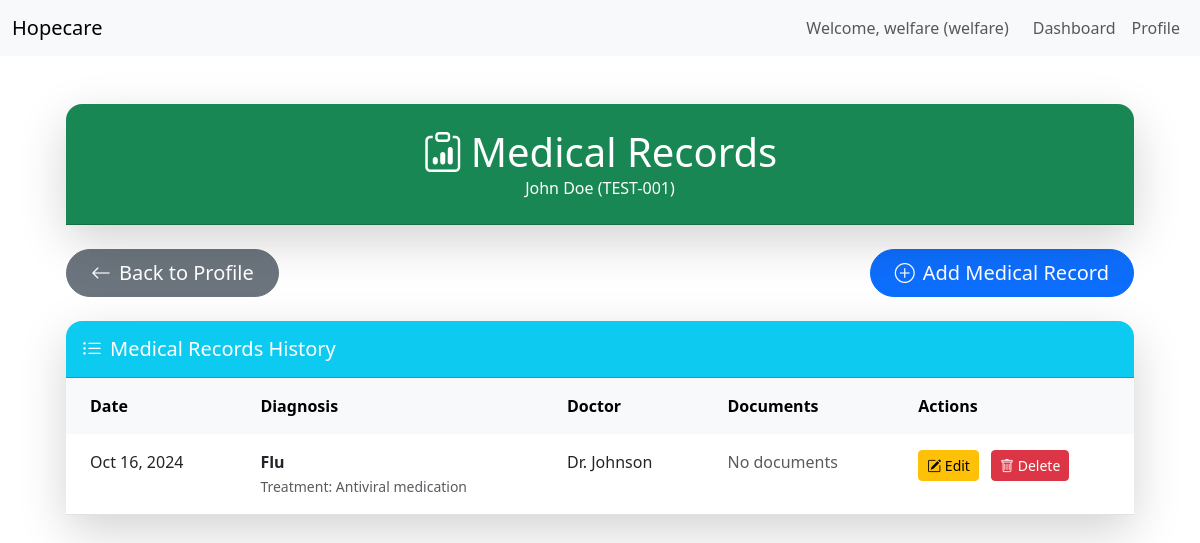
/accounts/beneficiary/1/medical-records/ (signed in), run on the app's committed database.
### accounts/models.py (models this page shows, shortened)
class User(AbstractUser):
    ROLE_CHOICES = [
        ('welfare', 'Welfare'),
        ('storekeeper', 'Storekeeper'),
        ('admin', 'Admin'),
    ]
    GENDER_CHOICES = [
        ('male', 'Male'),
        ('female', 'Female'),
    ]
    role = models.CharField(max_length=20, choices=ROLE_CHOICES, default='welfare')
    profile_picture = CloudinaryField('image', blank=True, null=True)
    middle_name = models.CharField(max_length=30, blank=True, null=True)
    date_of_birth = models.DateField(blank=True, null=True)
    gender = models.CharField(max_length=10, choices=GENDER_CHOICES, blank=True, null=True)
    email = models.EmailField(unique=True)
    USERNAME_FIELD = 'email'
    REQUIRED_FIELDS = ['username', 'first_name', 'last_name']

class Beneficiary(models.Model):
    GENDER_CHOICES = [
        ('male', 'Male'),
        ('female', 'Female'),
    ]
    RESIDENCE_CHOICES = [
        ('temporary', 'Temporary'),
        ('permanent', 'Permanent'),
    ]
    first_name = models.CharField(max_length=100, default='Unknown')
    middle_name = models.CharField(max_length=100, blank=True, null=True)
    last_name = models.CharField(max_length=100, default='Unknown')
    gender = models.CharField(max_length=10, choices=GENDER_CHOICES, default='male')
    date_of_birth = models.DateField(null=True, blank=True)
    age = models.PositiveIntegerField(blank=True, null=True)
    date_of_admission = models.DateField(null=True, blank=True)
    time_of_admission = models.TimeField(null=True, blank=True)
    admission_number = models.CharField(max_length=50, unique=True, default='TEMP-001')
    brought_by = models.OneToOneField(BroughtBy, on_delete=models.CASCADE, null=True, blank=True)
    school_name = models.CharField(max_length=255, blank=True, null=True)
    student_class = models.CharField(max_length=50, blank=True, null=True)
    residence_type = models.CharField(max_length=20, choices=RESIDENCE_CHOICES, default='temporary')
    has_relatives = models.BooleanField(default=False)
    relatives_count = models.PositiveIntegerField(default=0, blank=True, null=True)
    has_siblings = models.BooleanField(default=False)
    siblings_count = models.PositiveIntegerField(default=0, blank=True, null=True)
    profile_picture = CloudinaryField('image', blank=True, null=True)
    documents = CloudinaryField('file', blank=True, null=True)
    date_added = models.DateField(auto_now_add=True)
    added_by = models.ForeignKey(User, on_delete=models.CASCADE)

class MedicalRecord(models.Model):
    beneficiary = models.ForeignKey(Beneficiary, on_delete=models.CASCADE, related_name='medical_records')
    date = models.DateField()
    diagnosis = models.TextField()
    treatment = models.TextField()
    doctor_name = models.CharField(max_length=255)
    notes = models.TextField(blank=True, null=True)
    medical_documents = CloudinaryField('file', blank=True, null=True)
    created_by = models.ForeignKey(User, on_delete=models.CASCADE)
    created_at = models.DateTimeField(auto_now_add=True)
    class Meta:
        ordering = ['-date']

### accounts/views.py (the view)
# urls.py: path('beneficiary/<int:beneficiary_id>/medical-records/', views.medical_records_list, name='medical_records_list'),
@login_required
def medical_records_list(request, beneficiary_id):
    if not request.user.is_authenticated or request.user.role != 'welfare':
        return redirect('home')
    try:
        beneficiary = Beneficiary.objects.get(id=beneficiary_id)
    except Beneficiary.DoesNotExist:
        messages.error(request, 'Beneficiary not found.')
        return redirect('welfare_dashboard')
    medical_records = MedicalRecord.objects.filter(beneficiary=beneficiary)
    context = {
        'beneficiary': beneficiary,
        'medical_records': medical_records,
    }
    return render(request, 'accounts/medical_records_list.html', context)

### accounts/templates/accounts/medical_records_list.html (shortened to what this page needs)
{% extends 'base.html' %}
{% block content %}
<div class="container-fluid py-4">
    <div class="container">
        <div class="row mb-4">
            <div class="col-12">
                <div class="card shadow-lg border-0 rounded-4">
                    <div class="card-header bg-success text-white text-center py-4 rounded-top-4">
                        <h1 class="mb-0"><i class="bi bi-clipboard-data me-2"></i>Medical Records</h1>
                        <p class="mb-0">{{ beneficiary.first_name }} {{ beneficiary.last_name }} ({{ beneficiary.admission_number }})</p>
                    </div>
                </div>
            </div>
        </div>
        <div class="row mb-4">
            <div class="col-12">
                <div class="d-flex justify-content-between align-items-center">
                    <a href="{% url 'preview_beneficiary' beneficiary.id %}" class="btn btn-secondary btn-lg rounded-pill px-4">
                        <i class="bi bi-arrow-left me-2"></i>Back to Profile
                    </a>
                    <a href="{% url 'add_medical_record' beneficiary.id %}" class="btn btn-primary btn-lg rounded-pill px-4">
                        <i class="bi bi-plus-circle me-2"></i>Add Medical Record
                    </a>
                </div>
            </div>
        </div>
        <div class="row">
            <div class="col-12">
                {% if medical_records %}
                    <div class="card shadow-lg border-0 rounded-4">
                        <div class="card-header bg-info text-white py-3 rounded-top-4">
                            <h5 class="mb-0"><i class="bi bi-list-ul me-2"></i>Medical Records History</h5>
                        </div>
                        <div class="card-body p-0">
                            <div class="table-responsive">
                                <table class="table table-hover mb-0">
                                    <thead class="table-light">
                                        <tr>
                                            <th class="border-0 py-3 px-4">Date</th>
                                            <th class="border-0 py-3 px-4">Diagnosis</th>
                                            <th class="border-0 py-3 px-4">Doctor</th>
                                            <th class="border-0 py-3 px-4">Documents</th>
                                            <th class="border-0 py-3 px-4">Actions</th>
                                        </tr>
                                    </thead>
                                    <tbody>
                                        {% for record in medical_records %}
                                        <tr>
                                            <td class="py-3 px-4">{{ record.date|date:"M d, Y" }}</td>
                                            <td class="py-3 px-4">
                                                <strong>{{ record.diagnosis|truncatechars:50 }}</strong>
                                                {% if record.treatment %}
                                                <br><small class="text-muted">Treatment: {{ record.treatment|truncatechars:50 }}</small>
                                                {% endif %}
                                            </td>
                                            <td class="py-3 px-4">{{ record.doctor_name }}</td>
                                            <td class="py-3 px-4">
                                                {% if record.medical_documents %}
                                                    <a href="{{ record.medical_documents.url }}" target="_blank" class="btn btn-sm btn-outline-primary">
                                                        <i class="bi bi-file-earmark-text me-1"></i>View
                                                    </a>
                                                {% else %}
                                                    <span class="text-muted">No documents</span>
                                                {% endif %}
                                            </td>
                                            <td class="py-3 px-4">
                                                <a href="{% url 'edit_medical_record' beneficiary.id record.id %}" class="btn btn-sm btn-warning me-2">
                                                    <i class="bi bi-pencil-square"></i> Edit
                                                </a>
                                                <a href="{% url 'delete_medical_record' beneficiary.id record.id %}" class="btn btn-sm btn-danger">
                                                    <i class="bi bi-trash"></i> Delete
                                                </a>
                                            </td>
                                        </tr>
                                        {% endfor %}
                                    </tbody>
                                </table>
                            </div>
                        </div>
                    </div>
                {% endif %}
            </div>
        </div>
    </div>
</div>
{% endblock %}

### templates/base.html (shortened to what this page needs)
<!DOCTYPE html>
<html lang="en" data-bs-theme="light">
<head>
    <link href="https://cdn.jsdelivr.net/npm/bootstrap@5.3.0/dist/css/bootstrap.min.css" rel="stylesheet">
    <link rel="stylesheet" href="https://cdn.jsdelivr.net/npm/bootstrap-icons@1.11.3/font/bootstrap-icons.min.css">
</head>
<body>
    <nav id="main-navbar" class="navbar navbar-expand-lg navbar-light bg-light">
        <div class="container-fluid">
            <a class="navbar-brand" href="{% url 'home' %}">Hopecare</a>
            <div class="collapse navbar-collapse" id="navbarNav">
                <div class="navbar-nav ms-auto">
                    {% if user.is_authenticated %}
                        <span class="navbar-text me-3">Welcome, {{ user.get_full_name|default:user.username }} ({{ user.role }})</span>
                        {% if user.role == 'welfare' %}
                            <a class="nav-link" href="{% url 'welfare_dashboard' %}">Dashboard</a>
                        {% elif user.role == 'storekeeper' %}
                            <a class="nav-link" href="{% url 'storekeeper_dashboard' %}">Dashboard</a>
                        {% elif user.role == 'admin' %}
                            <a class="nav-link" href="{% url 'admin_dashboard' %}">Dashboard</a>
                        {% endif %}
                        <a class="nav-link" href="{% url 'profile' %}">Profile</a>
                    {% else %}
                        <a class="nav-link" href="{% url 'login' %}">Login</a>
                    {% endif %}
                </div>
            </div>
        </div>
    </nav>
    <div class="container mt-4">
        {% block content %}{% endblock %}
    </div>
</body>
</html>

### data on the page
User: get_full_name "welfare", role "welfare"
Beneficiary: first_name "John", last_name "Doe", admission_number "TEST-001"
MedicalRecord: date "Oct 16, 2024", diagnosis "Flu", treatment "Antiviral medication", doctor_name "Dr. Johnson", shows "No documents"
